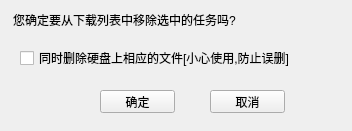
<?xml version="1.0" encoding="UTF-8"?>
<ui version="4.0">
 <class>RemoveTask</class>
 <widget class="QWidget" name="RemoveTask">
  <property name="windowModality">
   <enum>Qt::ApplicationModal</enum>
  </property>
  <property name="geometry">
   <rect>
    <x>0</x>
    <y>0</y>
    <width>352</width>
    <height>131</height>
   </rect>
  </property>
  <property name="windowTitle">
   <string>下载任务移除确认</string>
  </property>
  <widget class="QLabel" name="label">
   <property name="geometry">
    <rect>
     <x>13</x>
     <y>10</y>
     <width>251</width>
     <height>20</height>
    </rect>
   </property>
   <property name="text">
    <string>您确定要从下载列表中移除选中的任务吗?</string>
   </property>
  </widget>
  <widget class="QCheckBox" name="checkBox_delete">
   <property name="geometry">
    <rect>
     <x>20</x>
     <y>50</y>
     <width>281</width>
     <height>16</height>
    </rect>
   </property>
   <property name="text">
    <string>同时删除硬盘上相应的文件[小心使用,防止误删]</string>
   </property>
  </widget>
  <widget class="QPushButton" name="pushButton_ok">
   <property name="geometry">
    <rect>
     <x>100</x>
     <y>90</y>
     <width>75</width>
     <height>23</height>
    </rect>
   </property>
   <property name="text">
    <string>确定</string>
   </property>
  </widget>
  <widget class="QPushButton" name="pushButton_cancel">
   <property name="geometry">
    <rect>
     <x>210</x>
     <y>90</y>
     <width>75</width>
     <height>23</height>
    </rect>
   </property>
   <property name="text">
    <string>取消</string>
   </property>
  </widget>
 </widget>
 <resources/>
 <connections/>
</ui>
